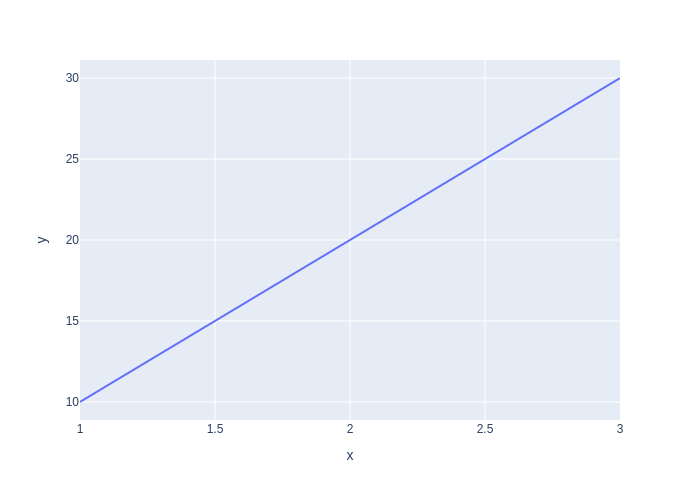

Source code (Python):
import plotly.express as px
import os

try:
    fig = px.line(x=[1, 2, 3], y=[10, 20, 30])
    print("chamando fig.write_image")
    fig.write_image("teste.png")
    if not os.path.exists("teste.png"):
        raise FileNotFoundError("Gráfico não foi salvo. Verifique Kaleido ou permissões.")
    print("finalizando")
except FileNotFoundError as e:
    raise FileNotFoundError(f"Falha ao salvar gráfico: {e}")
except OSError as e:
    raise OSError(f"Erro de sistema ao salvar gráfico: {e}")
except ValueError as e:
    raise ValueError(f"Erro de configuração do Plotly/Kaleido: {e}")
except Exception as e:
    raise RuntimeError(f"Erro inesperado ao salvar gráfico: {e}")
